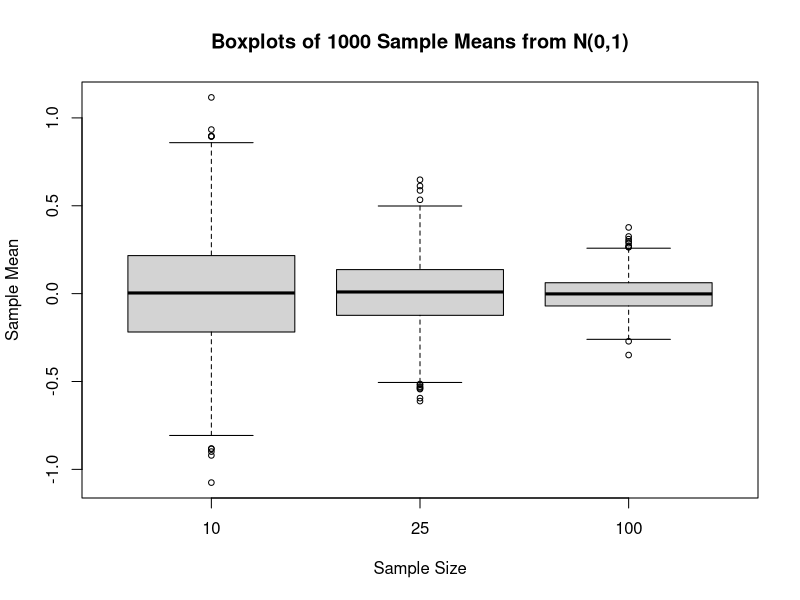
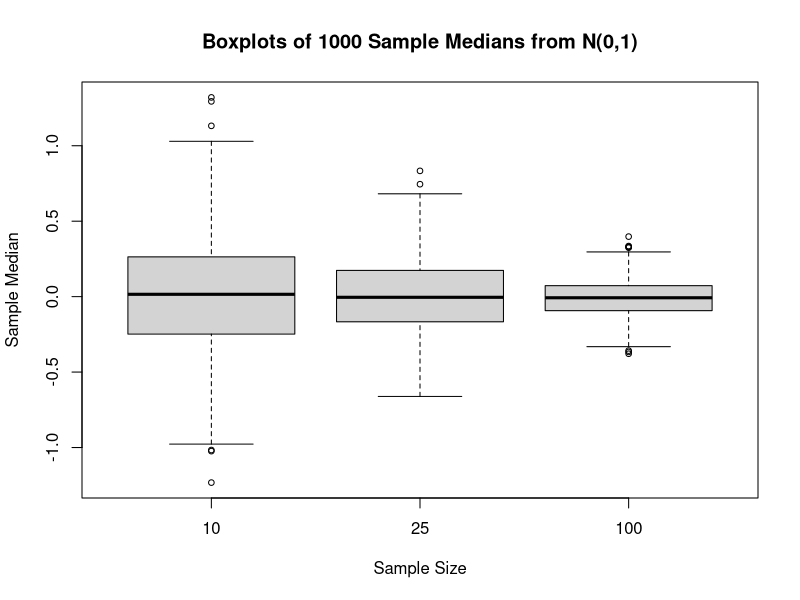
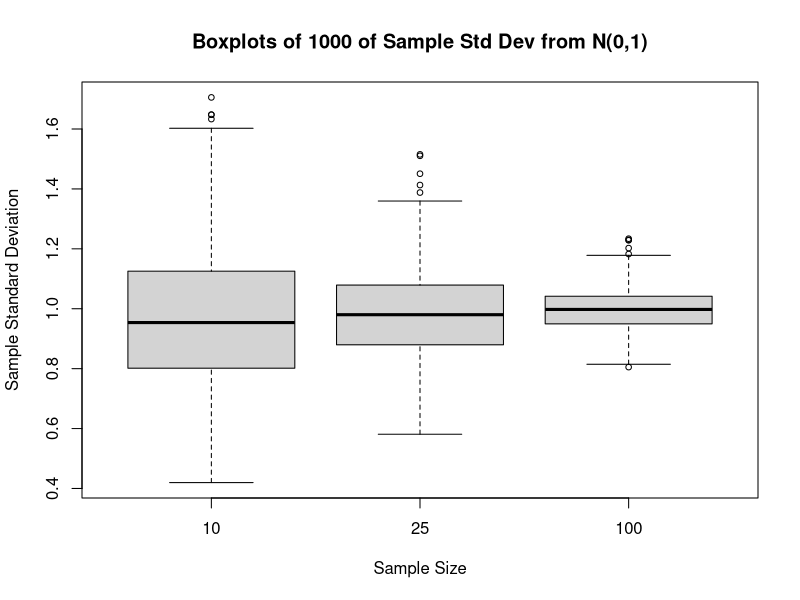

Write the R code that produced these figures, in order.
r=1000

x =  rep(0,10)
m10 =  rep(0,r)
q10 =  rep(0,r)
sq = rep(0,r)
s10 = rep(0,r)
for (i in 1:r){
  x =  rnorm(10)
   m10[i] =  mean(x)
   q10[i] =  median(x)
  s10[i] =  sd(x)
}
    
x =  rep(0,25)
m25 =  rep(0,r)
q25 =  rep(0,r)
s2 = rep(0,r)
s25 = rep(0,r)
for (i in 1:r){
  x=  rnorm(25)
   m25[i] =  mean(x)
   q25[i] =  median(x)
  s25[i] =  sd(x)
}

x= rep(0,100)
m100 =  rep(0,r)
q100 =  rep(0,r)
sq = rep(0,r)
s100 = rep(0,r)
for (i in 1:r){
  x=  rnorm(100)
   m100[i] =  mean(x)
   q100[i] =  median(x)
  s100[i] =  sd(x)
}

outmean10 = c(mean(m10), mean(q10), mean(s10))
outmean25 = c(mean(m25), mean(q25), mean(s25))
outmean100 = c(mean(m100), mean(q100), mean(s100))
outmean = cbind(outmean10,outmean25,outmean100)
outmean
outsd10 = c(sd(m10), sd(q10), sd(s10))
outsd25 = c(sd(m25), sd(q25), sd(s25))
outsd100 = c(sd(m100), sd(q100), sd(s100))
outsd = cbind(outsd10,outsd25,outsd100)
outsd


#postscript("u:/meth1/psfiles/box1sampdistnorm.ps",height=8,horizontal=F)

boxplot(m10,m25,m100,xlab="Sample Size",lab=c(10,10,7),
                  ylab="Sample Mean",
          main="Boxplots of 1000 Sample Means from N(0,1)",
                  names=c("10","25","100"),cex=.75)  

 
#postscript("u:/meth1/psfiles/box2sampdistnorm.ps",height=8,horizontal=F)
   
boxplot(q10,q25,q100,xlab="Sample Size",lab=c(10,10,7),
                  ylab="Sample Median",
          main="Boxplots of 1000 Sample Medians from N(0,1)",
                  names=c("10","25","100"),cex=.75)   

  
#postscript("u:/meth1/psfiles/box3sampdistnorm.ps",height=8,horizontal=F)

 
boxplot(s10,s25,s100,xlab="Sample Size",lab=c(10,10,7),
                  ylab="Sample Standard Deviation",
          main="Boxplots of 1000 of Sample Std Dev from N(0,1)",
                  names=c("10","25","100"),cex=.75)      


#graphics.off()
